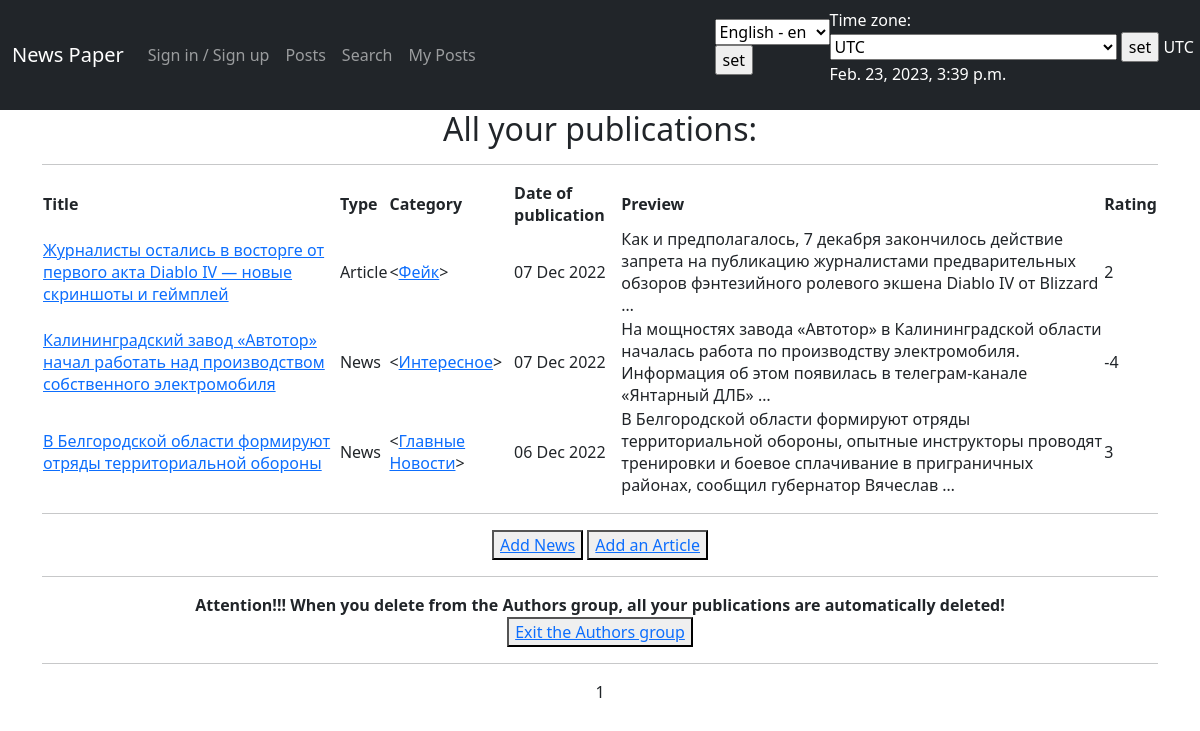
Page /news/my_posts/ (signed in) on the committed database.
### news/models.py (models this page shows, shortened)
class Post(models.Model):
    author = models.ForeignKey(Author, on_delete=models.CASCADE)
    NEWS = 'NW'
    ARTICLE = 'AR'
    CATEGORY_CHOICES = (
        (NEWS, _('News')),
        (ARTICLE, _('Article')),
    )
    categoryType = models.CharField(max_length=2,
                                    choices=CATEGORY_CHOICES,
                                    default=ARTICLE
                                    )
    dateCreation = models.DateTimeField(default=timezone.now)
    postCategory = models.ManyToManyField(
        Category,
        through='PostCategory',
        verbose_name=_('category'),
    )
    title = models.CharField(
        max_length=128,
        unique=True,
        verbose_name=_('title'),
    )
    text = models.TextField(
        verbose_name=_('text'),
    )
    rating = models.SmallIntegerField(default=0)

class Category(models.Model):
    name = models.CharField(max_length=64,
                            help_text=_('category name'),
                            unique=True
                            )
    subscribers = models.ManyToManyField(
        User,
        through='CategorySubscribers',
        blank=True,
        verbose_name=_('subscribers'),
    )
    def __str__(self):
        return f'{self.name.title()}'
    class Meta:
        verbose_name = _('Category')
        verbose_name_plural = _('Categories')

### news/views.py (the view)
# urls.py: path('my_posts/', PostAuthorView.as_view(), name='post_author_view'),
class PostAuthorView(LoginRequiredMixin, ListView):
    model = Post
    template_name = 'news/post_author_view.html'
    paginate_by = 3
    context_object_name = 'author_posts'
    def get_queryset(self):
        my_post = Post.objects.filter(author__authorUser=self.request.user).order_by('-dateCreation')
        return my_post
    def get_context_data(self, **kwargs):
        context = super().get_context_data(**kwargs)
        context['is_not_author'] = not self.request.user.groups.filter(name='authors').exists()
        return context

### news/context_processors.py (called while the page is built)
def navigate_context(request):
    user_timezone = pytz.timezone(
        request.session.get('django_timezone') or settings.TIME_ZONE
    )
    current_time = timezone.now().astimezone(user_timezone)
    context = {
        'current_time': current_time,
        'timezones': pytz.common_timezones,
    }
    return context

### news/templatetags/custom_filters.py (called while the page is built)
@register.filter(name='censor')
def censor(text):
    if isinstance(text, str):
        cens_text = []
        l_text = text.split()
        while l_text:
            word = re.sub(r"([\w/'+$\s-]+|[^\w/'+$\s-]+)\s*", r"\1 ", l_text[0])
            l_word = word.split()
            cens_word = []
            for i in l_word:
                if i.lower() in CENSORED:
                    bad_word = i[0] + '*' * (len(i) - 1)
                    cens_word.append(bad_word)
                else:
                    cens_word.append(i)
            cens_text.append("".join(cens_word))
            l_text.remove(l_text[0])
        return " ".join(cens_text)
    else:
        raise TypeError("Фильтр применим только к переменным строкового типа!")

### templates/news/post_author_view.html (shortened to what this page needs)
{% extends 'default.html' %}
{% load custom_filters %}
{% load custom_tags %}
{% load i18n %}
{% block content %}
    {% if author_posts %}
    <h2>{% trans "All your publications" %}:</h2>
    <hr>
    <table>
                <tr>
                    <td><b>{% trans "Title" %}</b></td>
                    <td><b>{% trans "Type" %}</b></td>
                    <td><b>{% trans "Category" %}</b></td>
                    <td><b>{% trans "Date of publication" %}</b></td>
                    <td><b>{% trans "Preview" %}</b></td>
                    <td><b>{% trans "Rating" %}</b></td>
               </tr>
                {% for post in author_posts %}
                <tr>
                    <td><a href="/news/{{ post.id }}">{{ post.title|censor }}</a></td>
                    <td>{% if post.categoryType == 'NW' %}
                            {% trans "News" %}
                        {% elif post.categoryType == 'AR'  %}
                            {% trans "Article" %}
                        {% endif %}
                    </td>
                    <td>{% for cat in post.postCategory.all %}
                        <<a href="/news/categories/{{ cat.id }}">{{ cat }}</a>>
                    {% endfor %}
                    </td>
                    <td>{{ post.dateCreation|date:'d M Y' }}</td>
                    <td>{{ post.text|truncatewords:20|censor }}</td>
                    <td>{{ post.rating }}</td>
                </tr>
                {% endfor %}
            </table>
    {% else %}
        <br><b>{% trans "You haven't added any posts yet" %}.</b>
    {% endif %}
<hr>
{% if is_not_author %}
    <div> {% trans "To be able to add your publications, log in as an author" %}! ->
    <button> <a href="http://127.0.0.1:8000/sign/upgrade/"> {% trans "Become an author" %} </a> </button>
    </div>
{% else %}
    <button> <a href="/news/news/create"> {% trans "Add News" %} </a> </button>
    <button> <a href="/news/articles/create"> {% trans "Add an Article" %} </a> </button>
    <hr>
    <b>{% trans "Attention!!! When you delete from the Authors group, all your publications are automatically deleted" %}!</b>
    <br><button> <a href="/sign/log_out_author/"> {% trans "Exit the Authors group" %} </a> </button>
{% endif %}
<hr>
    {{ page_obj.number }}
{% endblock %}

### rows in the picture
Post: title|censor "Журналисты остались в восторге от первого акта Diablo IV — новые скриншоты и геймплей", dateCreation "07 Dec 2022", text|censor "Как и предполагалось, 7 декабря закончилось действие запрета на публикацию журналистами предварительных обзоров фэнтезийного ролевого экшена Diablo IV от Blizzard …", rating "2"
Category: name "Фейк"
Post: title|censor "Калининградский завод «Автотор» начал работать над производством собственного электромобиля", dateCreation "07 Dec 2022", text|censor "На мощностях завода «Автотор» в Калининградской области началась работа по производству электромобиля. Информация об этом появилась в телеграм-канале «Янтарный ДЛБ» …", rating "-4"
Category: name "Интересное"
Post: title|censor "В Белгородской области формируют отряды территориальной обороны", dateCreation "06 Dec 2022", text|censor "В Белгородской области формируют отряды территориальной обороны, опытные инструкторы проводят тренировки и боевое сплачивание в приграничных районах, сообщил губернатор Вячеслав …", rating "3"
Category: name "Главные Новости"

### other values in the picture
{{ TIME_ZONE }} "UTC"
{{ current_time|timezone:TIME_ZONE }} "Feb. 23, 2023, 3:39 p.m."
{{ page_obj.number }} "1"
form field language "English - en"
form field timezone "UTC"
